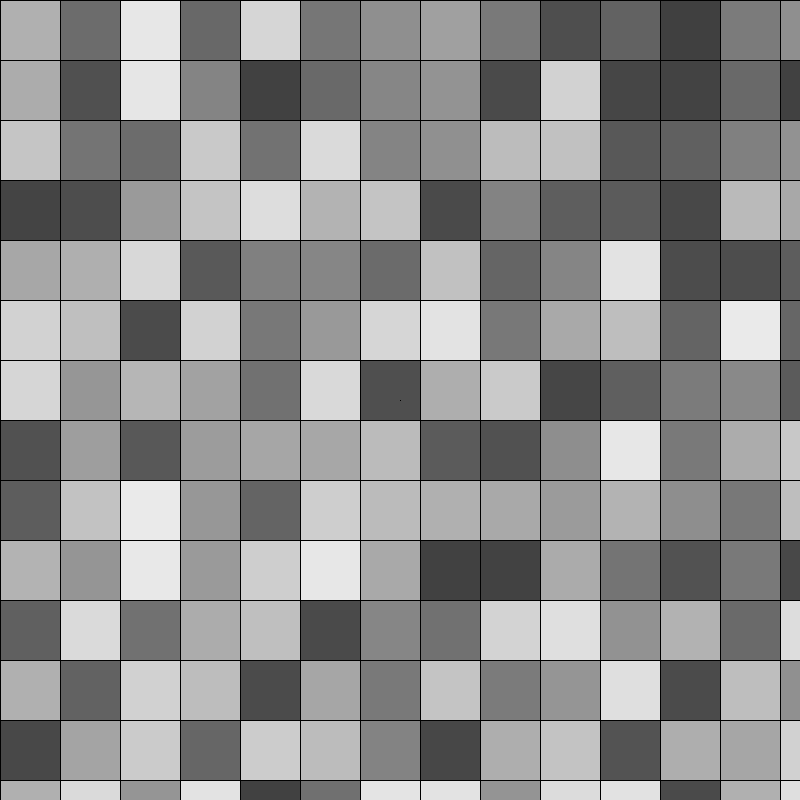
Frame 1 (no input)
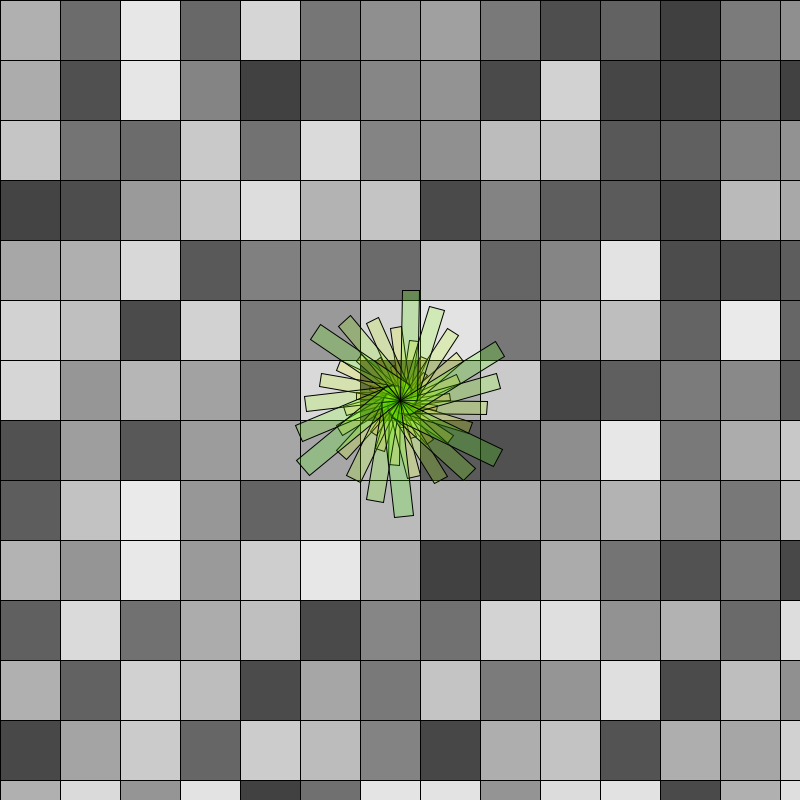
Frame 60 (the mouse pressed at the canvas centre just before this capture)
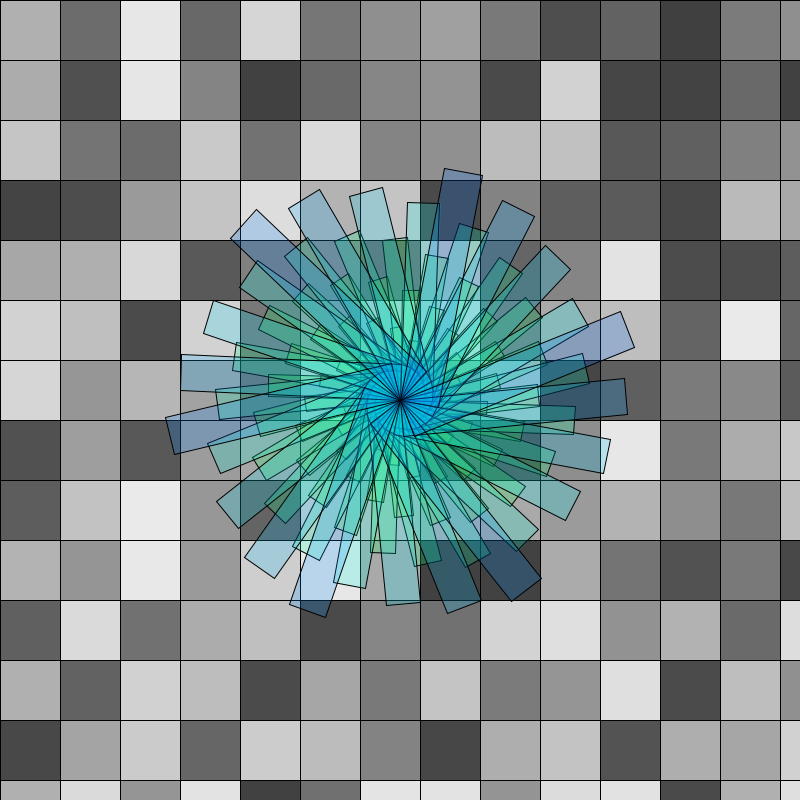
Frame 120 (the mouse held since frame 60 and released just before this capture)

The Processing sketch that drew these frames (run headless with seeded random() and noise(); from frame 60 on, the mouse is pressed at the canvas centre):

// Processing sketch: processing_180597
// ── processing_180597.pde

void setup(){
  size(800,800);
  frameRate(25);
  smooth();
  colorMode(HSB, 100);
  for (int y=0;y<height;y=y+60){
      for (int x=0;x<height;x=x+60){
          fill(random(100),70);
          rect(x,y,60,60);
      }
  }
}

int s = 0;
int r = 0;
float h = 0;

void draw(){ 
  //noStroke();
  translate(width/2, height/2);
  rotate(r);
  r=r+1;
  fill(h,100,100,20);
  h=(h+0.5)%100;
  rect(0,0,s,s/6);
  s=(s+2)%(width/2);
  if (mousePressed){
      save("an_image.png");
  }
}
